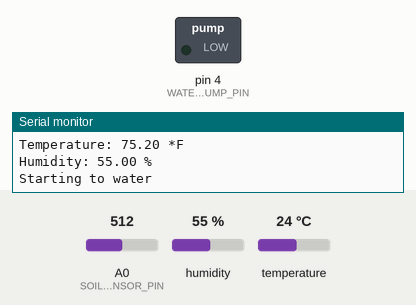
Recording of a sketch running on a simulated Arduino Uno, built with avr-gcc and run on an emulated ATmega328P. Parts: switched loads named in the sketch (green lamp = pin HIGH), the last lines printed to the serial monitor. Inputs (shaded band) come from the test bench; at power-on: A0 (SOIL_MOISTURE_SENSOR_PIN) = 512, humidity 55 %, temperature 24 °C.

Above: at 0.1 s.
At 60.1 s:
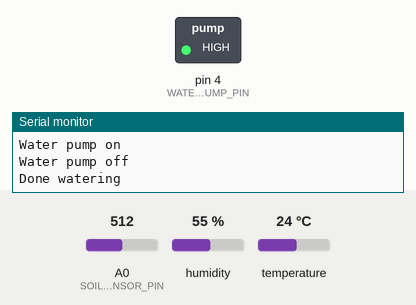
Timing chart, 0 to 61.6 s (numbered marks = the images above):
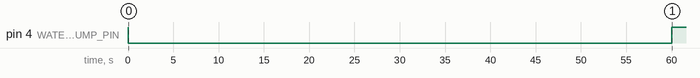

The sketch:

soil-sensors-no-wifi.ino
```cpp
/*
  Plant Watering Sytem
  @auther Jeremy Bohrer
  @date 2/22/2020
  @github https://github.com/jjbskir

  The circuit:
  - Water pump
    Power supply: 4.5~12V DC
    Interface: Brown +; Blue -

  - Temperature/moisture sensor
    Power supply: 3.3-5v

  - Moisture sensor
    Power supply: 3.3-5v
*/

#include "DHT.h"
#define DHTPIN 2     // what digital pin we're connected to
#define DHTTYPE DHT22   // DHT 22  (AM2302), AM2321

DHT dht(DHTPIN, DHTTYPE);

const int SOIL_MOISTURE_SENSOR_PIN = A0;
const int WATER_PUMP_PIN = 4;

const int dry = 520;
const int wet = 270;
const int moistureLevels = (dry - wet) / 3;

// TODO: Should we have a counter so if it waters for X times, then take a break?
// OPTIMIZE: how dry to start watering and for how long.
const int soilMoistureSartWatering = 400;
const int soilMoistureStopWatering = 300;
// 60 seconds
const long waterDuration = 1000L * 60L;
// 60 seconds
const long sensorReadIntervals = 1000L * 60L;
// 2 hr
const long waterIntervals = 1000L * 60L * 60L * 2;
long lastWaterTime = -waterIntervals - 1;
boolean isWatering = false;

void setup() {
  Serial.begin(9600);
  pinMode(WATER_PUMP_PIN, OUTPUT);
  waterPumpOff();
  dht.begin();
}

void loop() {
  mainLoop();
}

void mainLoop() {
  float temperature = getTemperature();
  float humidity = getHumidity();
  long soilMoisture = analogRead(SOIL_MOISTURE_SENSOR_PIN);
  Serial.println("Soil Moisture: " + readableSoilMoisture(soilMoisture) + ", " + soilMoisture);
  Serial.println("Temperature: " + String(temperature) + " *F");
  Serial.println("Humidity: " + String(humidity) + " %");

  if (millis() - lastWaterTime > waterIntervals) {
    waterPlants(soilMoisture);
    lastWaterTime = millis();
  }

  delay(sensorReadIntervals);
}

void waterPlants(int soilMoisture) {
    // Should this take a moving avg of the soilMoisture?
    //  Can get outliers on the right after watering.
  if (soilMoisture > soilMoistureSartWatering) {
    isWatering = true;
  } else if (soilMoisture < soilMoistureStopWatering) {
    isWatering = false;
  }
  Serial.println(isWatering ? "Starting to water" : "Skipping water");

  if (isWatering) {
    waterPumpOn();
    delay(waterDuration);
    waterPumpOff();
    Serial.println("Done watering");
  }
}

String readableSoilMoisture(int soilMoisture){
  if (soilMoisture <= wet) {
    return "Water";
  } else if (soilMoisture > wet && soilMoisture < (wet + moistureLevels)) {
    return "Very Wet";
  } else if (soilMoisture > (wet + moistureLevels) && soilMoisture < (dry - moistureLevels)) {
     return "Wet";
  } else if (soilMoisture < dry && soilMoisture > (dry - moistureLevels)) {
    return "Dry";
  } else {
    return "Air";
  }
}

float getTemperature() {
  // Read temperature as Fahrenheit (isFahrenheit = true)
  float temperature = dht.readTemperature(true);
  if (isnan(temperature)) {
    Serial.println("Failed to read from DHT sensor!");
  }
  return temperature;
}

float getHumidity() {
  float humidity = dht.readHumidity();
  if (isnan(humidity)) {
    Serial.println("Failed to read from DHT sensor!");
  }
  return humidity;
}

void waterPumpOn() {
  Serial.println("Water pump on");
  digitalWrite(WATER_PUMP_PIN, LOW);
}

void waterPumpOff() {
  Serial.println("Water pump off");
  digitalWrite(WATER_PUMP_PIN, HIGH);
}
```

Measured:
- by itself, pin 4 (WATER_PUMP_PIN): HIGH → LOW at 0.05 s, → HIGH 60.0 s later
